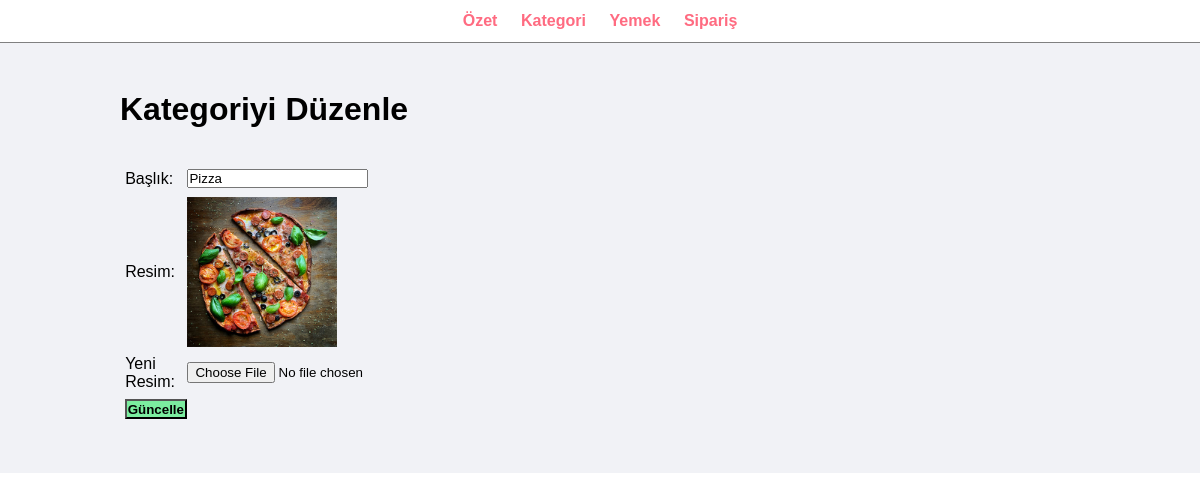
/yemek_siparis/admin/update-category.php?id=9 (signed in), run on the app's committed database.
### tables this page shows
CREATE TABLE `tbl_category` (
  `id` int(10) UNSIGNED NOT NULL,
  `title` varchar(100) NOT NULL,
  `image_name` varchar(255) NOT NULL
);

### yemek_siparis/admin/update-category.php (the view, shortened to what this page needs)
<?php include('menu.php'); ?>
<div class="main-content">
    <div class="wrapper">
        <h1>Kategoriyi Düzenle</h1>
        <br><br>
        <?php
        if (isset($_GET['id'])) {
            $id = $_GET['id'];
            $sql = "SELECT * FROM tbl_category WHERE id=$id";
            $query = mysqli_query($conn, $sql);
            $count = mysqli_num_rows($query);
            if ($count == 1) {
                $row = mysqli_fetch_assoc($query);
                $title = $row['title'];
                $current_image = $row['image_name'];
            } else {
                $_SESSION['no-category-found'] = "<div class='error'>Kategori Bulunamadı.</div>";
                header('location: manage-category.php');
            }
        } else {
            header('location: manage-category.php');
        }
        ?>
        <form action="" method="POST" enctype="multipart/form-data">
            <table class="tbl-30">
                <tr>
                    <td>Başlık: </td>
                    <td>
                        <input type="text" name="title" value="<?php echo $title; ?>">
                    </td>
                </tr>
                <tr>
                    <td>Resim: </td>
                    <td>
                        <?php
                        if ($current_image != "") {
                        ?>
                            <img src="../<?php echo $current_image; ?>" width="150px">
                        <?php
                        } else {
                            echo "<div class='error'>Resim eklenmedi.</div>";
                        }
                        ?>
                    </td>
                </tr>
                <tr>
                    <td>Yeni Resim: </td>
                    <td>
                        <input type="file" name="image">
                    </td>
                </tr>
                <tr>
                    <td>
                        <input type="submit" name="submit" value="Güncelle" class="btn-secondary">
                    </td>
                </tr>
            </table>
        </form>
    </div>
</div>

### yemek_siparis/css/admin2.css (style rules this page uses)
* { margin: 0; padding: 0; font-family: Arial, Helvetica, sans-serif; }
.wrapper { padding: 1%; width: 80%; margin: 0 auto; }
.tbl-30 { width: 30%; }
table tr td { padding: 1%; }
.btn-secondary { background-color: #7bed9f; padding: 1%; color: black; text-decoration: none; font-weight: bold; }
.main-content { background-color: #f1f2f6; padding: 3% 0; }

### data on the page
tbl_category: title "Pizza", image_name (picture)
